Frame 1 (no input): blank canvas, image omitted
Frame 60 (the mouse pressed at the canvas centre just before this capture): blank canvas, image omitted
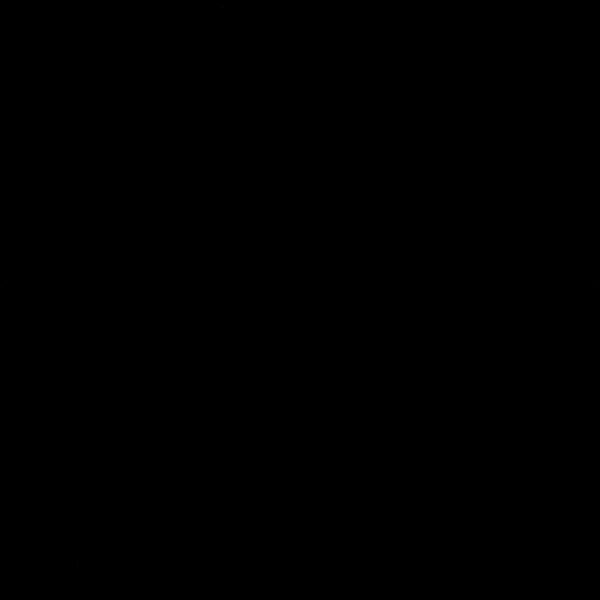
Frame 120 (the mouse held since frame 60 and released just before this capture)

The Processing sketch whose frames 1 and 60 were blank and that drew this single picture after the mouse press (run headless with seeded random() and noise(); from frame 60 on, the mouse is pressed at the canvas centre):

// Processing sketch: processing_155121
// ── processing_155121.pde

int nben=50;
int nberangs=50;
float cellheight;
float offx;
int base=3;
float falloff=.2;
Cell [] []cells=new Cell[nben][nberangs];
void setup() {
  size(600, 600);
  frameRate(200);
  background(0);
  rectMode(CENTER);
  noFill();
  stroke(255);
  //noStroke();
  strokeWeight(.1);
  smooth(8);
  noiseDetail(1,3);
  cellheight=height/nben;
  offx=width/nberangs;
  for (int r=0; r<nberangs; r++) {
    for (int i=0; i<nben; i++) {
      cells[i][r]=(new Cell(i, r));
    }
  }
}
void draw() {
  
  for (int r=0; r<nberangs; r++) {
    for (int i=0; i<nben; i++) {
      noiseDetail(base,falloff*abs(cos(r/100+i/100)+cos(frameCount/500)));//*cos(noise(frameCount/1000,i/10,r/10)));//
      float startrad=0;
      cells[i][r].run();
    }
  }
}
void mousePressed(){
  background(0);
  base=1+int(mouseY/100);
  falloff=2*mouseX/width;
  for (int r=0; r<nberangs; r++) {
    for (int i=0; i<nben; i++) {
      cells[i][r].x=cells[i][r].x0;
      cells[i][r].y=cells[i][r].y0;
    }
  }
}
class Cell {
  int n, p;
  float x, y,x0,y0;
  float radius;
  color col=color(128+random(128), 0, 128+random(128), 50);
  Cell(int n, int p) {
    this.n=n;
    this.p=p;
    x0=x=offx/2+p*offx;
    y0=y=cellheight/2+n*cellheight;
  }
  void run(){
    x+=cos(  noise(x*.01,y*.01)*TWO_PI  );
    y+=sin(  noise(x*.01,y*.01)*TWO_PI  );
    display();
  }
  void display() {
    stroke(128+128*sin(noise(x*.01,y*.01)), 150, 128+128*cos(noise(x*.01,y*.01)), 30);
    point(x,y);
    if(x<0||x>width||y<0||y>height){
      x=x0;
      y=y0;
    }
  }
}
